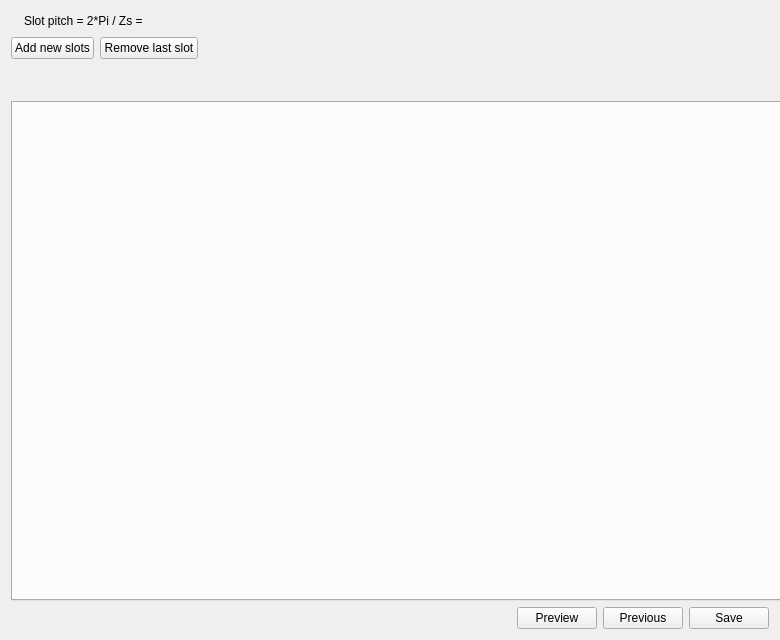
<?xml version="1.0" encoding="UTF-8"?>
<ui version="4.0">
 <class>SMHoleMag</class>
 <widget class="QWidget" name="SMHoleMag">
  <property name="geometry">
   <rect>
    <x>0</x>
    <y>0</y>
    <width>780</width>
    <height>640</height>
   </rect>
  </property>
  <property name="sizePolicy">
   <sizepolicy hsizetype="Expanding" vsizetype="Expanding">
    <horstretch>0</horstretch>
    <verstretch>0</verstretch>
   </sizepolicy>
  </property>
  <property name="minimumSize">
   <size>
    <width>780</width>
    <height>640</height>
   </size>
  </property>
  <property name="windowTitle">
   <string>Form</string>
  </property>
  <layout class="QVBoxLayout" name="verticalLayout">
   <item>
    <layout class="QHBoxLayout" name="horizontalLayout_2">
     <item>
      <widget class="HelpButton" name="b_help">
       <property name="text">
        <string/>
       </property>
       <property name="pixmap">
        <pixmap resource="../../../Resources/pyleecan.qrc">:/images/images/icon/help_16.png</pixmap>
       </property>
      </widget>
     </item>
     <item>
      <widget class="QLabel" name="out_hole_pitch">
       <property name="text">
        <string>Slot pitch = 2*Pi / Zs = </string>
       </property>
      </widget>
     </item>
     <item>
      <spacer name="horizontalSpacer_3">
       <property name="orientation">
        <enum>Qt::Horizontal</enum>
       </property>
       <property name="sizeHint" stdset="0">
        <size>
         <width>40</width>
         <height>20</height>
        </size>
       </property>
      </spacer>
     </item>
    </layout>
   </item>
   <item>
    <layout class="QHBoxLayout" name="horizontalLayout_3">
     <item>
      <widget class="QPushButton" name="b_add">
       <property name="text">
        <string>Add new slots</string>
       </property>
      </widget>
     </item>
     <item>
      <widget class="QPushButton" name="b_remove">
       <property name="text">
        <string>Remove last slot</string>
       </property>
      </widget>
     </item>
     <item>
      <spacer name="horizontalSpacer_2">
       <property name="orientation">
        <enum>Qt::Horizontal</enum>
       </property>
       <property name="sizeHint" stdset="0">
        <size>
         <width>40</width>
         <height>20</height>
        </size>
       </property>
      </spacer>
     </item>
    </layout>
   </item>
   <item>
    <spacer name="verticalSpacer">
     <property name="orientation">
      <enum>Qt::Vertical</enum>
     </property>
     <property name="sizeType">
      <enum>QSizePolicy::Preferred</enum>
     </property>
     <property name="sizeHint" stdset="0">
      <size>
       <width>20</width>
       <height>40</height>
      </size>
     </property>
    </spacer>
   </item>
   <item>
    <widget class="QTabWidget" name="tab_hole">
     <property name="minimumSize">
      <size>
       <width>770</width>
       <height>500</height>
      </size>
     </property>
     <property name="currentIndex">
      <number>-1</number>
     </property>
    </widget>
   </item>
   <item>
    <layout class="QHBoxLayout" name="horizontalLayout">
     <item>
      <spacer name="horizontalSpacer">
       <property name="orientation">
        <enum>Qt::Horizontal</enum>
       </property>
       <property name="sizeHint" stdset="0">
        <size>
         <width>40</width>
         <height>20</height>
        </size>
       </property>
      </spacer>
     </item>
     <item>
      <widget class="QPushButton" name="b_plot">
       <property name="text">
        <string>Preview</string>
       </property>
      </widget>
     </item>
     <item>
      <widget class="QPushButton" name="b_previous">
       <property name="text">
        <string>Previous</string>
       </property>
      </widget>
     </item>
     <item>
      <widget class="QPushButton" name="b_next">
       <property name="enabled">
        <bool>true</bool>
       </property>
       <property name="text">
        <string>Save</string>
       </property>
      </widget>
     </item>
    </layout>
   </item>
  </layout>
 </widget>
 <customwidgets>
  <customwidget>
   <class>HelpButton</class>
   <extends>QLabel</extends>
   <header>pyleecan/GUI/Tools/HelpButton.h</header>
  </customwidget>
 </customwidgets>
 <resources>
  <include location="../../../Resources/pyleecan.qrc"/>
 </resources>
 <connections/>
</ui>
